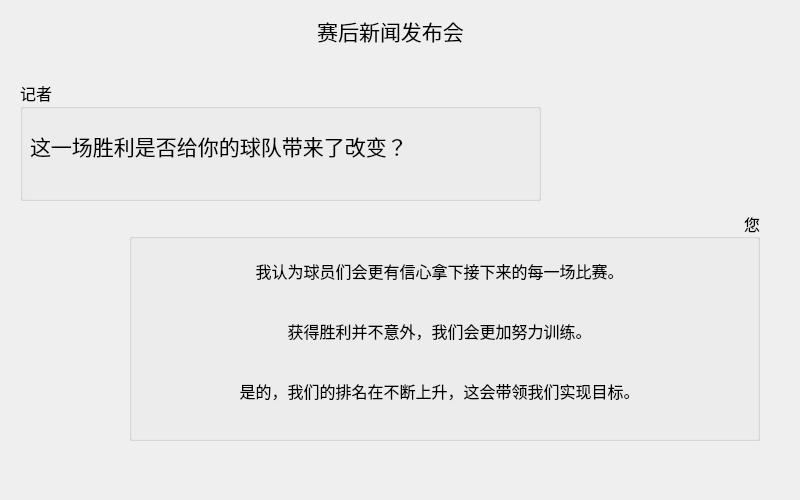
<?xml version="1.0" encoding="UTF-8"?>
<ui version="4.0">
 <class>afterGameWinDialog_1</class>
 <widget class="QDialog" name="afterGameWinDialog_1">
  <property name="geometry">
   <rect>
    <x>0</x>
    <y>0</y>
    <width>800</width>
    <height>500</height>
   </rect>
  </property>
  <property name="windowTitle">
   <string>Dialog</string>
  </property>
  <widget class="QLabel" name="label">
   <property name="geometry">
    <rect>
     <x>180</x>
     <y>10</y>
     <width>421</width>
     <height>41</height>
    </rect>
   </property>
   <property name="font">
    <font>
     <family>等线</family>
     <pointsize>16</pointsize>
    </font>
   </property>
   <property name="text">
    <string>赛后新闻发布会</string>
   </property>
   <property name="alignment">
    <set>Qt::AlignCenter</set>
   </property>
  </widget>
  <widget class="QGroupBox" name="groupBox">
   <property name="geometry">
    <rect>
     <x>20</x>
     <y>80</y>
     <width>521</width>
     <height>121</height>
    </rect>
   </property>
   <property name="font">
    <font>
     <family>等线</family>
     <pointsize>12</pointsize>
    </font>
   </property>
   <property name="title">
    <string>记者</string>
   </property>
   <widget class="QLabel" name="label_2">
    <property name="geometry">
     <rect>
      <x>10</x>
      <y>50</y>
      <width>501</width>
      <height>31</height>
     </rect>
    </property>
    <property name="font">
     <font>
      <family>楷体</family>
      <pointsize>16</pointsize>
     </font>
    </property>
    <property name="text">
     <string>这一场胜利是否给你的球队带来了改变？</string>
    </property>
   </widget>
  </widget>
  <widget class="QGroupBox" name="groupBox_2">
   <property name="geometry">
    <rect>
     <x>129</x>
     <y>210</y>
     <width>631</width>
     <height>231</height>
    </rect>
   </property>
   <property name="font">
    <font>
     <family>等线</family>
     <pointsize>12</pointsize>
    </font>
   </property>
   <property name="title">
    <string>您</string>
   </property>
   <property name="alignment">
    <set>Qt::AlignRight|Qt::AlignTrailing|Qt::AlignVCenter</set>
   </property>
   <widget class="QToolButton" name="toolButton">
    <property name="geometry">
     <rect>
      <x>30</x>
      <y>40</y>
      <width>561</width>
      <height>41</height>
     </rect>
    </property>
    <property name="font">
     <font>
      <family>楷体</family>
     </font>
    </property>
    <property name="text">
     <string>我认为球员们会更有信心拿下接下来的每一场比赛。</string>
    </property>
    <property name="autoRaise">
     <bool>true</bool>
    </property>
   </widget>
   <widget class="QToolButton" name="toolButton_2">
    <property name="geometry">
     <rect>
      <x>30</x>
      <y>100</y>
      <width>561</width>
      <height>41</height>
     </rect>
    </property>
    <property name="font">
     <font>
      <family>楷体</family>
     </font>
    </property>
    <property name="text">
     <string>获得胜利并不意外，我们会更加努力训练。</string>
    </property>
    <property name="autoRaise">
     <bool>true</bool>
    </property>
   </widget>
   <widget class="QToolButton" name="toolButton_3">
    <property name="geometry">
     <rect>
      <x>30</x>
      <y>160</y>
      <width>561</width>
      <height>41</height>
     </rect>
    </property>
    <property name="font">
     <font>
      <family>楷体</family>
     </font>
    </property>
    <property name="text">
     <string>是的，我们的排名在不断上升，这会带领我们实现目标。</string>
    </property>
    <property name="autoRaise">
     <bool>true</bool>
    </property>
   </widget>
  </widget>
 </widget>
 <resources/>
 <connections/>
</ui>
